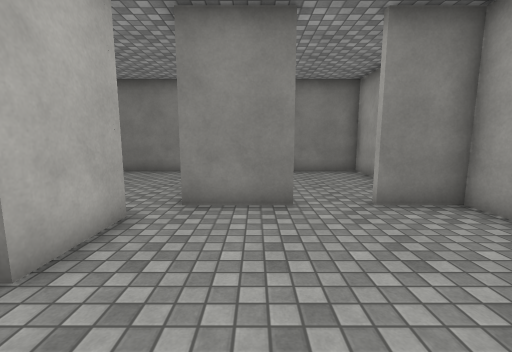
view 1 (above)

17 first-person views from a walk through a 3-D level made in the Unity game engine. The camera is 1.4 m above the floor, tilts 8° down and sees 90° across. The floor is counted in squares, 1 m on a side. Each view is taken from the middle of a square. On the plan, view 1 faces up. The plan holds only what a view shows up to about 13 squares ahead; the rest is blank. Surface patterns are stand-ins for the level's own textures.

view 2
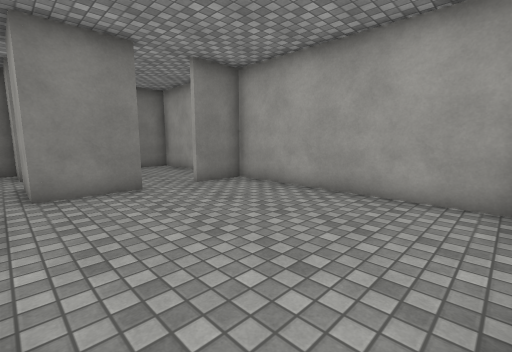

view 3
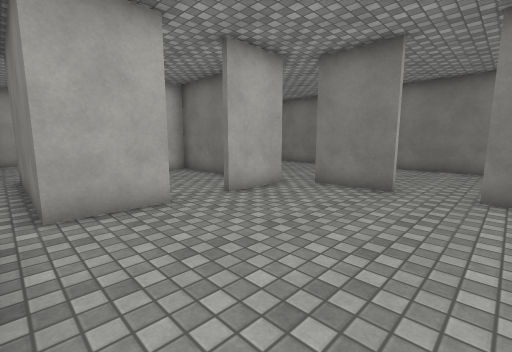

view 4
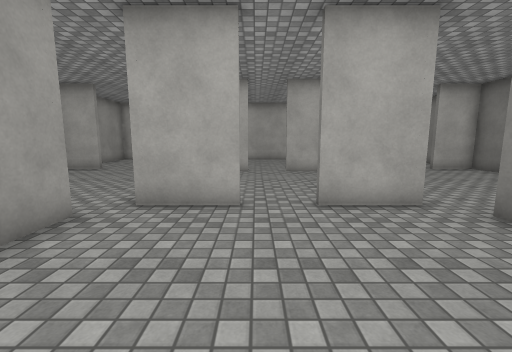

view 5
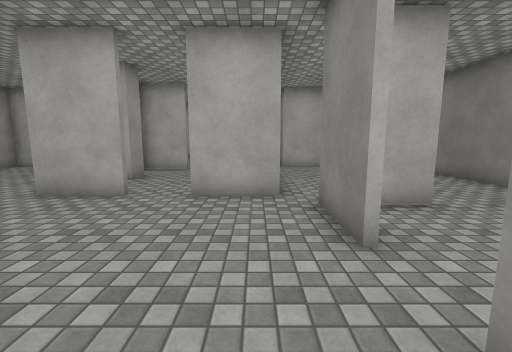

view 6
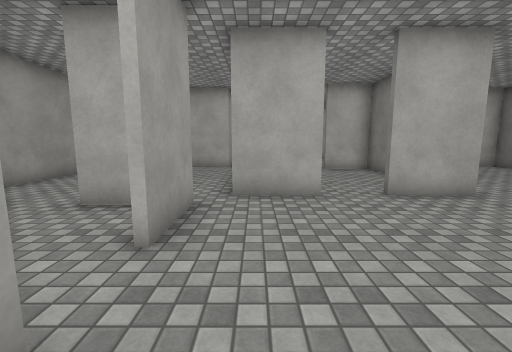

view 7
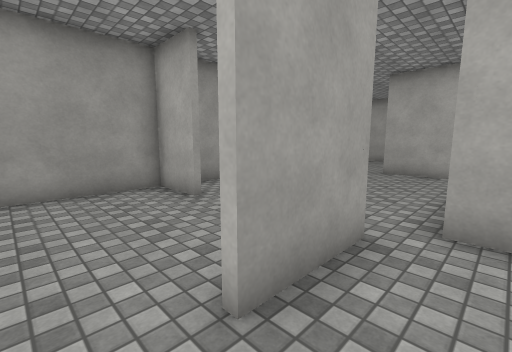

view 8
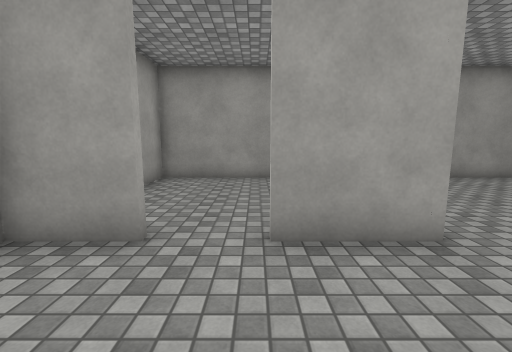

view 9
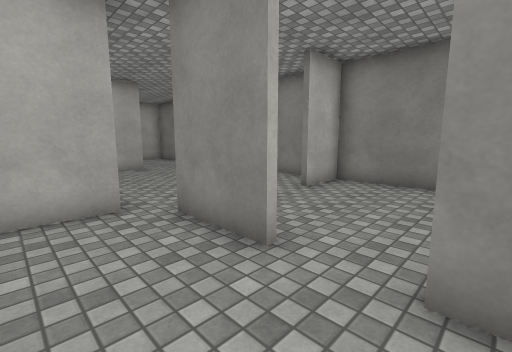

view 10
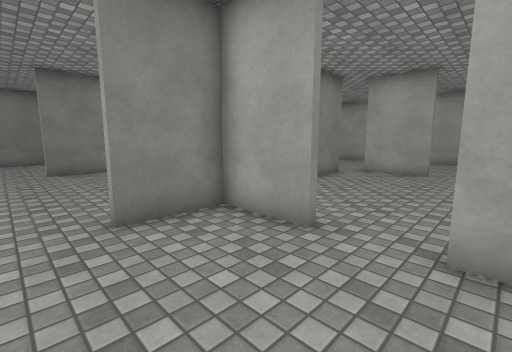

view 11
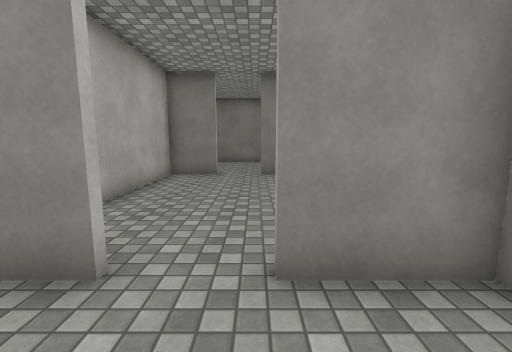

view 12
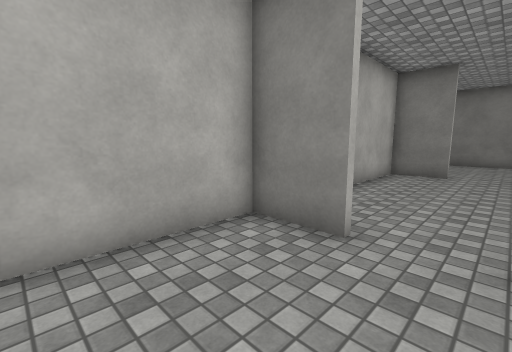

view 13
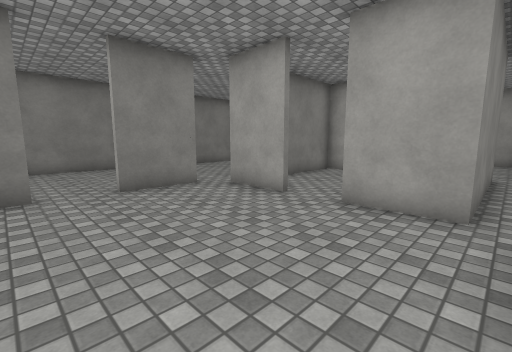

view 14
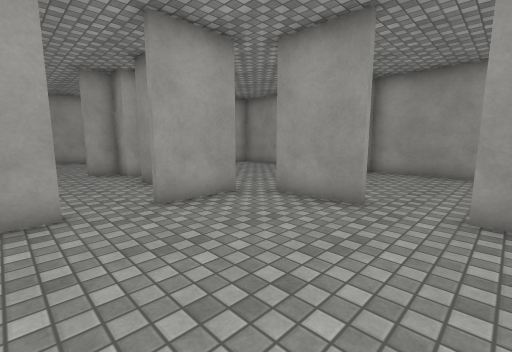

view 15
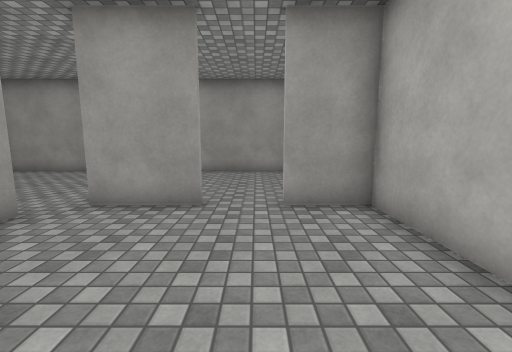

view 16
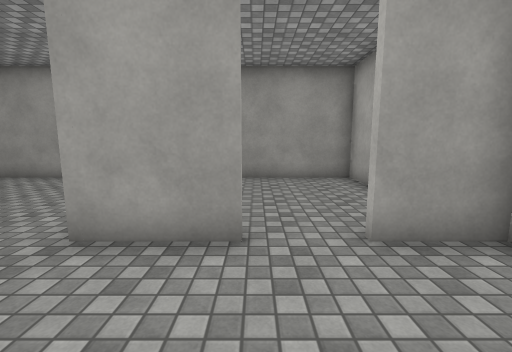

view 17
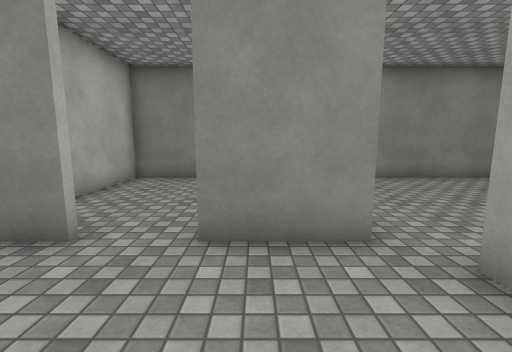

### Floor plan
Key: @ floor where view 1 was taken; # wall or solid block; . floor; T thing the floor can be seen under or through.
Columns run from 16 left of view 1 to 5 right of it. Each row starts with its distance up from view 1.
 12 ######################
 11 #.....#.......#......#
 10 #.....#.......#......#
  9 #....................#
  8 #....................
  7 #.....#.......#.....
  6 #.....#.......#.....
  5 ###..##.......###..###
  4 #......#######.......#
  3 #......TT....#.......#
  2 #......TT............#
  1 #......TT............#
  0 #......TT.####..@....#
 -1 #......TT#####.......#
 -2 #......###.##........#
 -3 ###..##.......###..###
 -4 #.....#.......#.....
 -5 #....................
 -6 #....................
 -7 #.....#.......#......#
 -8 #.....#.......#......#
 -9 ######################

Where each view was taken, in squares from view 1:
view 1: 0 up, 0 right, facing up
view 2: 2 down, 2 left, facing up-right
view 3: 2 down, 3 right, facing up-left
view 4: 1 up, 3 right, facing left
view 5: 4 up, 4 right, facing left
view 6: 1 down, 4 right, facing left
view 7: 1 down, 2 right, facing down-left
view 8: 1 up, 1 right, facing down
view 9: 3 up, 3 right, facing up-left
view 10: 7 down, 13 left, facing up-right
view 11: 5 down, 12 left, facing up
view 12: 6 down, 12 left, facing up-left
view 13: 2 down, 14 left, facing up-right
view 14: 3 up, 14 left, facing down-right
view 15: 3 up, 13 left, facing down
view 16: 1 up, 12 left, facing down
view 17: 2 up, 11 left, facing up
